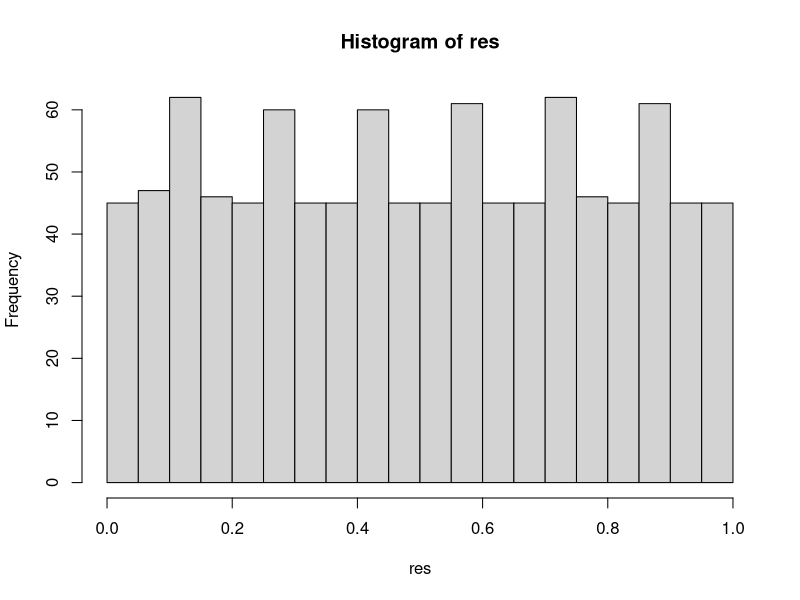
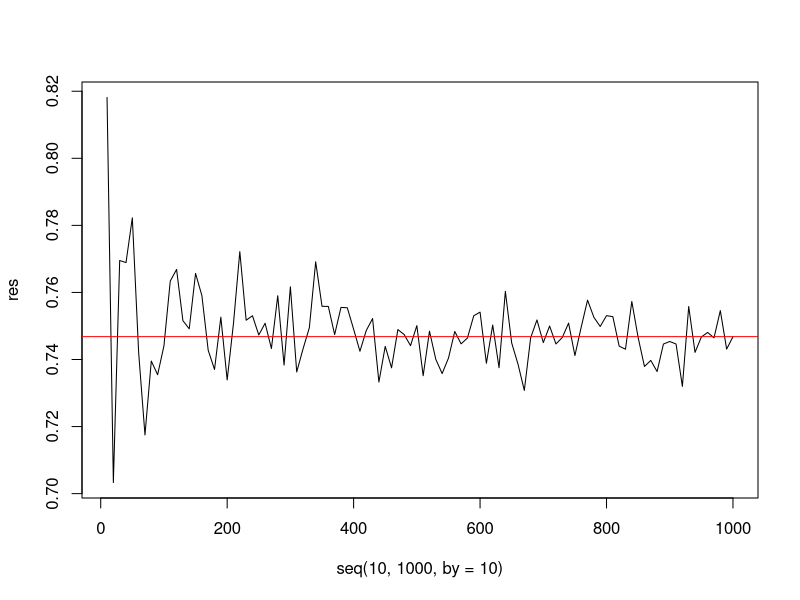

Write R code to recreate these figures, in order. (Note: this script raises an error after producing the figures.)
# Generación de numeros pseudoaleatorios por multiplicativos
mcm <- function(a, m, x0, n){
  if(is.integer(a) & is.integer(m) & a > 0 & m> 0){
    res <- numeric(n+1)
    res[1] <- x0
    for(i in 2:(n+1)){
      res[i] <- ((a*res[i-1]) %% m)
    }
    return(res[-1]/m)
  } else {
    cat('Los valores de a y m no cumplen las condiciones (enteros positivos)')
  }
}

res <- mcm(a = 31L, m = 67L, x0= 12, n = 1000)
which(res == res[1])
hist(res,breaks = seq(0,1,by=0.05))

valores<-expand.grid(a=c(7L, 19L, 31L, 47L, 71L, 89L), m =c(67L, 321L, 577L, 800L), x0 = c(7,12,22,53))

valores$ciclo <- sapply(1:nrow(valores), function(k){
  res <- mcm(a= valores[k,1], m= valores[k,2], x0= valores[k,3], n=1000)
  which(res == res[1])[2] - 1
})
print(valores)
which.max(valores$ciclo)
which.min(valores$ciclo)

# Otro esquema multiplicativo aditivo
gcm <- function(a, m, c, x0, n){
  if(is.integer(a) & is.integer(m) & a > 0 & m> 0){
    res <- numeric(n+1)
    res[1] <- x0
    for(i in 2:(n+1)){
      res[i] <- ((a*res[i-1] + c) %% m) /m
    }
    return(res[-1])
  } else {
    cat('Los valores de a y m no cumplen las condiciones (enteros positivos)')
  }
}
res1<-gcm(a = 31L, m = 67L,c=0, x0= 12, n = 10)
res2<-gcm(a = 31L, m = 67L,c=1, x0= 12, n = 10)
which(res1[1]==res2)
which(res1[2]==res2)

# Aproximacion de integrales

fx <- 'exp(-x^2)'
# Aproximacion de integrales
#f(x) es ingresada por el usuario (x es la variable)
aprox_fx <- function(k){
  x <- runif(k)
  return (mean(eval(parse(text=fx))))
}
aprox_fx(10000)
#valor teorico 0.74682
res <- sapply(seq(10,1000,by=10),function(j){
  aprox_fx(j)
})
plot(seq(10,1000,by=10),res, type='l')
abline(h=0.74682, col='red')

#Funciones que convierten texto en expresiones evaluables: eval y  parse
funcion <-'x^2 - 4*x + 7'
x <- seq(0,1,by=0.2)
eval(parse(text=funcion))

# Integrales en un rango [a.b]
# Evalúe la siguiente integral \int_{-x}^{5} exp(-x^2+5x-8)

f2x <- 'exp(-x^2 + 5*x - 8)'
a <- -2
b <- 5

aprox_f2x <- function(k) {
  y <- runif(k)
  x <- a + (b - a) * y
  return(mean(eval(parse(text = f2x))) * (b - a))
}

aprox_f2x(100000)

mi_entruniforno <- list(x=seq(a,b,by=0.1))
mi_entorno$y <- eval(parse(text = f2x),envir = mi_entorno)
mi_entorno

plot(mi_entorno$x, mi_entorno$y, type = 'l', col ='red' , xlab = 'x', ylab = 'y')

# Aproximación de integrales en [o,inf)

# Aproximar \int_{0}^{inf} exp(-x^2)
f3x <- 'exp(-x^2)'

aprox_f3x <- function(k) {
  y <- (k)
  x <- (1 / y) - 1
  
  return(mean(eval(parse(text = f3x)) / (y^2)))
}

aprox_f3x(10000)

# Aproximación de pi mediante la simulación de pares ordenados en un cuadrado de area 4
aprox_pi <- function(k){
  u1 <- runif(k)
  u2 <- runif(k)
  return(mean((2*u1 -1)^2 + (2*u2 -1)^2 <= 1))
}
aprox_pi(100000)

n <- 100
df <- data.frame(id = 1:n, x=2*runif(n)-1 , y =2*runif(n)-1)
df$dentro <- (df$x^2 +df$y^2 <=1)
df

library(ggplot2)
library(gganimate)
# Dibujamos el círculo
angulo <- seq(0,2*pi, length.out=n)
circulo_df <- data.frame(x=cos(angulo), y=sin(angulo))

p <- ggplot() + geom_path(data=circulo_df, aes(x=x, y=y), color='green', linewidth=1.2) + geom_point(data=df,aes(x=x, y=y, color = dentro),size=1.5)

# Animacion
animacion <- p + transition_time(id) + shadow_mark(past = TRUE)
anim_save('aproximacion-pi.gif',animation = animacion,nframes = 100, fps = 20,renderer = gifski_renderer())
